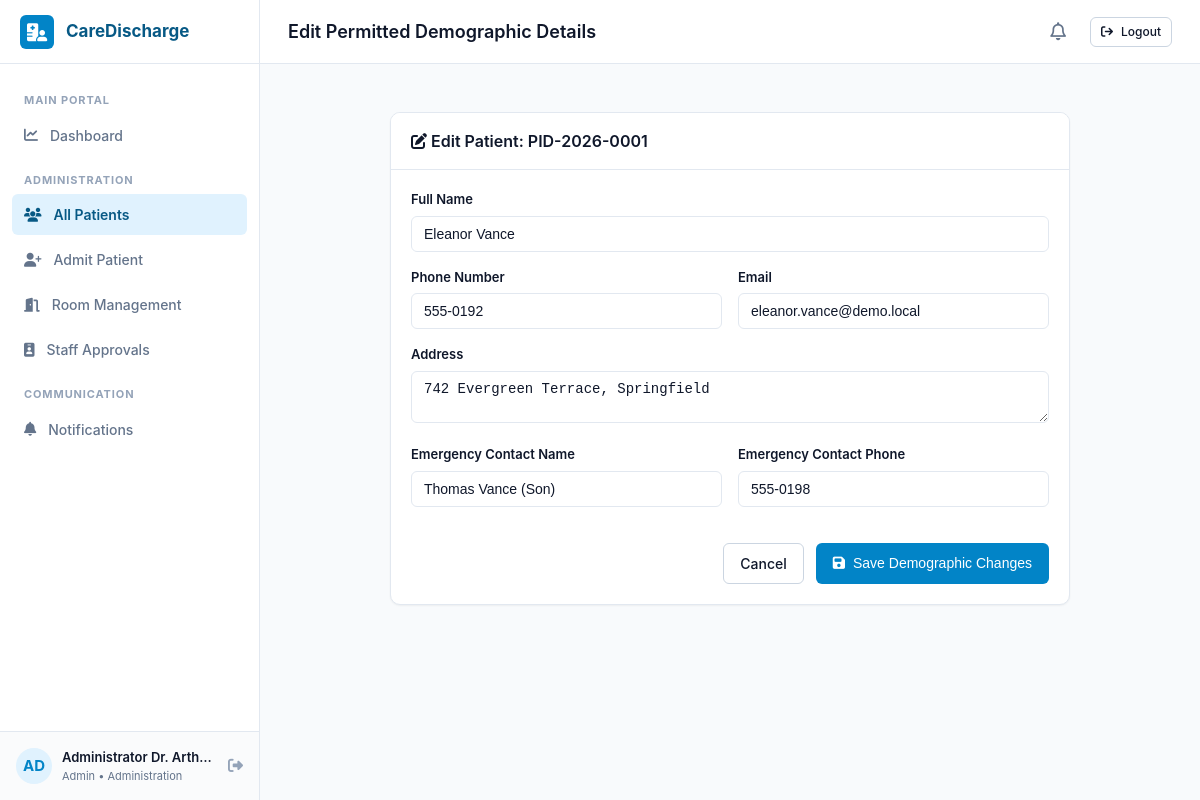
Page /admin/patients/1/edit (signed in) on the committed database.
### models/user.py (models this page shows, shortened)
class User(db.Model):
    __tablename__ = 'users'
    id = db.Column(db.Integer, primary_key=True)
    username = db.Column(db.String(80), unique=True, nullable=False, index=True)
    email = db.Column(db.String(120), unique=True, nullable=False, index=True)
    password_hash = db.Column(db.String(255), nullable=False)
    full_name = db.Column(db.String(120), nullable=False)
    role = db.Column(db.String(30), nullable=False, index=True) # admin, doctor, nurse, pharmacy, laboratory, patient
    department = db.Column(db.String(60), nullable=True)
    employee_id = db.Column(db.String(50), nullable=True)
    phone = db.Column(db.String(20), nullable=True)
    qualification = db.Column(db.String(120), nullable=True)
    approval_status = db.Column(db.String(20), default='approved', nullable=False) # pending, approved, rejected
    is_active = db.Column(db.Boolean, default=True, nullable=False)
    must_change_password = db.Column(db.Boolean, default=False, nullable=False)
    created_at = db.Column(db.DateTime, default=datetime.utcnow, nullable=False)
    updated_at = db.Column(db.DateTime, default=datetime.utcnow, onupdate=datetime.utcnow, nullable=False)
    patient_profile = db.relationship('Patient', backref='user_account', uselist=False, foreign_keys='Patient.user_id')
    notifications = db.relationship('Notification', backref='recipient', lazy='dynamic', cascade='all, delete-orphan')

### models/patient.py (models this page shows, shortened)
class Patient(db.Model):
    __tablename__ = 'patients'
    id = db.Column(db.Integer, primary_key=True)
    patient_id = db.Column(db.String(30), unique=True, nullable=False, index=True) # e.g. PID-2026-0001
    full_name = db.Column(db.String(120), nullable=False, index=True)
    date_of_birth = db.Column(db.Date, nullable=False)
    gender = db.Column(db.String(20), nullable=False) # Male, Female, Other
    blood_group = db.Column(db.String(10), nullable=True)
    phone = db.Column(db.String(20), nullable=False)
    email = db.Column(db.String(120), nullable=True)
    address = db.Column(db.Text, nullable=True)
    emergency_contact_name = db.Column(db.String(120), nullable=True)
    emergency_contact_phone = db.Column(db.String(20), nullable=True)
    user_id = db.Column(db.Integer, db.ForeignKey('users.id', ondelete='SET NULL'), nullable=True)
    created_at = db.Column(db.DateTime, default=datetime.utcnow, nullable=False)
    admissions = db.relationship('Admission', backref='patient', lazy='dynamic', order_by='desc(Admission.admission_date)')
    communication_logs = db.relationship('CommunicationLog', backref='patient', lazy='dynamic')

### routes/admin.py (the view, shortened to what this page needs)
@admin_bp.route('/patients/<int:patient_id>/edit', methods=['GET', 'POST'])
@role_required('admin')
def edit_patient(patient_id):
    patient = Patient.query.get_or_404(patient_id)
    return render_template('edit_patient.html', patient=patient)

### routes/auth.py (called while the page is built)
def role_required(allowed_roles):
    if isinstance(allowed_roles, str):
        allowed_roles = [allowed_roles]
    def decorator(f):
        @wraps(f)
        @login_required
        def decorated_function(*args, **kwargs):
            if g.current_user.role not in allowed_roles:
                flash('Access denied: You do not have permission to view this page.', 'danger')
                return redirect(url_for('auth.role_dashboard'))
            return f(*args, **kwargs)
        return decorated_function
    return decorator

### templates/edit_patient.html (shortened to what this page needs)
{% extends "base.html" %}
{% block page_title %}Edit Permitted Demographic Details{% endblock %}
{% block content %}
<div class="card" style="max-width: 680px; margin: 0 auto;">
    <div class="card-header">
        <h3><i class="fa-solid fa-pen-to-square"></i> Edit Patient: {{ patient.patient_id }}</h3>
    </div>
    <div class="card-body">
        <form method="POST" action="{{ url_for('admin.edit_patient', patient_id=patient.id) }}">
            <div class="form-group">
                <label class="form-label" for="full_name">Full Name</label>
                <input type="text" id="full_name" name="full_name" value="{{ patient.full_name }}" class="form-control" required>
            </div>
            <div class="form-row">
                <div class="form-group">
                    <label class="form-label" for="phone">Phone Number</label>
                    <input type="text" id="phone" name="phone" value="{{ patient.phone }}" class="form-control" required>
                </div>
                <div class="form-group">
                    <label class="form-label" for="email">Email</label>
                    <input type="email" id="email" name="email" value="{{ patient.email or '' }}" class="form-control">
                </div>
            </div>
            <div class="form-group">
                <label class="form-label" for="address">Address</label>
                <textarea id="address" name="address" class="form-control" rows="2">{{ patient.address or '' }}</textarea>
            </div>
            <div class="form-row">
                <div class="form-group">
                    <label class="form-label" for="emergency_contact_name">Emergency Contact Name</label>
                    <input type="text" id="emergency_contact_name" name="emergency_contact_name" value="{{ patient.emergency_contact_name or '' }}" class="form-control">
                </div>
                <div class="form-group">
                    <label class="form-label" for="emergency_contact_phone">Emergency Contact Phone</label>
                    <input type="text" id="emergency_contact_phone" name="emergency_contact_phone" value="{{ patient.emergency_contact_phone or '' }}" class="form-control">
                </div>
            </div>
            <div style="display: flex; justify-content: flex-end; gap: 12px; margin-top: 20px;">
                <a href="{{ url_for('admin.view_patient', patient_id=patient.id) }}" class="btn btn-outline">Cancel</a>
                <button type="submit" class="btn btn-primary">
                    <i class="fa-solid fa-floppy-disk"></i> Save Demographic Changes
                </button>
            </div>
        </form>
    </div>
</div>
{% endblock %}

### templates/base.html (shortened to what this page needs)
<!DOCTYPE html>
<html lang="en">
<head>
    <link rel="stylesheet" href="{{ url_for('static', filename='css/style.css') }}">
    <link rel="stylesheet" href="https://cdnjs.cloudflare.com/ajax/libs/font-awesome/6.4.0/css/all.min.css">
</head>
<body>
    <div class="app-container">
        {% if current_user %}
        <aside class="app-sidebar">
            <div class="sidebar-header">
                <a href="{{ url_for('auth.role_dashboard') }}" class="brand">
                    <div class="brand-icon"><i class="fa-solid fa-hospital-user"></i></div>
                    <span>CareDischarge</span>
                </a>
            </div>
            <nav class="sidebar-nav">
                <div class="nav-section-title">Main Portal</div>
                <a href="{{ url_for('auth.role_dashboard') }}" class="nav-item {% if request.endpoint and 'dashboard' in request.endpoint %}active{% endif %}">
                    <i class="fa-solid fa-chart-line"></i>
                    <span>Dashboard</span>
                </a>
                {% if current_user.role == 'admin' %}
                    <div class="nav-section-title">Administration</div>
                    <a href="{{ url_for('admin.patients_list') }}" class="nav-item {% if request.endpoint and 'patient' in request.endpoint and 'admit' not in request.endpoint %}active{% endif %}">
                        <i class="fa-solid fa-users"></i>
                        <span>All Patients</span>
                    </a>
                    <a href="{{ url_for('admin.admit_patient') }}" class="nav-item {% if request.endpoint == 'admin.admit_patient' %}active{% endif %}">
                        <i class="fa-solid fa-user-plus"></i>
                        <span>Admit Patient</span>
                    </a>
                    <a href="{{ url_for('admin.rooms') }}" class="nav-item {% if request.endpoint == 'admin.rooms' %}active{% endif %}">
                        <i class="fa-solid fa-door-open"></i>
                        <span>Room Management</span>
                    </a>
                    <a href="{{ url_for('admin.staff') }}" class="nav-item {% if request.endpoint == 'admin.staff' %}active{% endif %}">
                        <i class="fa-solid fa-id-badge"></i>
                        <span>Staff Approvals</span>
                    </a>
                {% elif current_user.role == 'doctor' %}
                    <div class="nav-section-title">Clinical Care</div>
                    <a href="{{ url_for('doctor.dashboard') }}" class="nav-item {% if request.endpoint == 'doctor.dashboard' %}active{% endif %}">
                        <i class="fa-solid fa-stethoscope"></i>
                        <span>Assigned Inpatients</span>
                    </a>
                {% elif current_user.role == 'nurse' %}
                    <div class="nav-section-title">Ward Care</div>
                    <a href="{{ url_for('nurse.dashboard') }}" class="nav-item {% if request.endpoint == 'nurse.dashboard' %}active{% endif %}">
                        <i class="fa-solid fa-user-nurse"></i>
                        <span>Ward Patients & Tasks</span>
                    </a>
                {% elif current_user.role == 'pharmacy' %}
                    <div class="nav-section-title">Pharmacy</div>
                    <a href="{{ url_for('pharmacy.dashboard') }}" class="nav-item {% if request.endpoint == 'pharmacy.dashboard' %}active{% endif %}">
                        <i class="fa-solid fa-prescription-bottle-medical"></i>
                        <span>Prescription Queue</span>
                    </a>
                {% elif current_user.role == 'laboratory' %}
                    <div class="nav-section-title">Diagnostics</div>
                    <a href="{{ url_for('laboratory.dashboard') }}" class="nav-item {% if request.endpoint == 'laboratory.dashboard' %}active{% endif %}">
                        <i class="fa-solid fa-flask-vial"></i>
                        <span>Lab Clearance Queue</span>
                    </a>
                {% elif current_user.role == 'patient' %}
                    <div class="nav-section-title">My Health</div>
                    <a href="{{ url_for('patient.dashboard') }}" class="nav-item active">
                        <i class="fa-solid fa-heart-pulse"></i>
                        <span>Stay & Discharge</span>
                    </a>
                {% endif %}
                <div class="nav-section-title">Communication</div>
                <a href="{{ url_for('notifications.index') }}" class="nav-item {% if request.endpoint and 'notifications' in request.endpoint %}active{% endif %}">
                    <i class="fa-solid fa-bell"></i>
                    <span>Notifications</span>
                </a>
            </nav>
            <div class="sidebar-footer">
                <div class="sidebar-user">
                    <div class="avatar">{{ current_user.full_name[:2].upper() }}</div>
                    <div class="user-info">
                        <div class="user-name">{{ current_user.full_name }}</div>
                        <div class="user-role">{{ current_user.role.title() }} {% if current_user.department %}• {{ current_user.department }}{% endif %}</div>
                    </div>
                    <a href="{{ url_for('auth.logout') }}" title="Logout" style="color: var(--text-light); margin-left: 6px;">
                        <i class="fa-solid fa-right-from-bracket"></i>
                    </a>
                </div>
            </div>
        </aside>
        {% endif %}
        <main class="app-main">
            {% if current_user %}
            <header class="app-topbar">
                <div class="topbar-left">
                    <h1 class="topbar-title">{% block page_title %}Discharge Portal{% endblock %}</h1>
                </div>
                <div class="topbar-right">
                    <a href="{{ url_for('notifications.index') }}" class="notif-bell-btn" title="View Notifications">
                        <i class="fa-regular fa-bell"></i>
                    </a>
                    <a href="{{ url_for('auth.logout') }}" class="btn btn-outline btn-sm">
                        <i class="fa-solid fa-arrow-right-from-bracket"></i> Logout
                    </a>
                </div>
            </header>
            {% endif %}
            <div class="app-content">
                {% block content %}{% endblock %}
            </div>
        </main>
    </div>
</body>
</html>

### rows in the picture
User: full_name "AD", full_name "Administrator Dr. Arth…", role "Admin", department "Administration"
Patient: patient_id "PID-2026-0001", full_name "Eleanor Vance", phone "555-0192", email "eleanor.vance@demo.local", address "742 Evergreen Terrace, Springfield", emergency_contact_name "Thomas Vance (Son)", emergency_contact_phone "555-0198"
